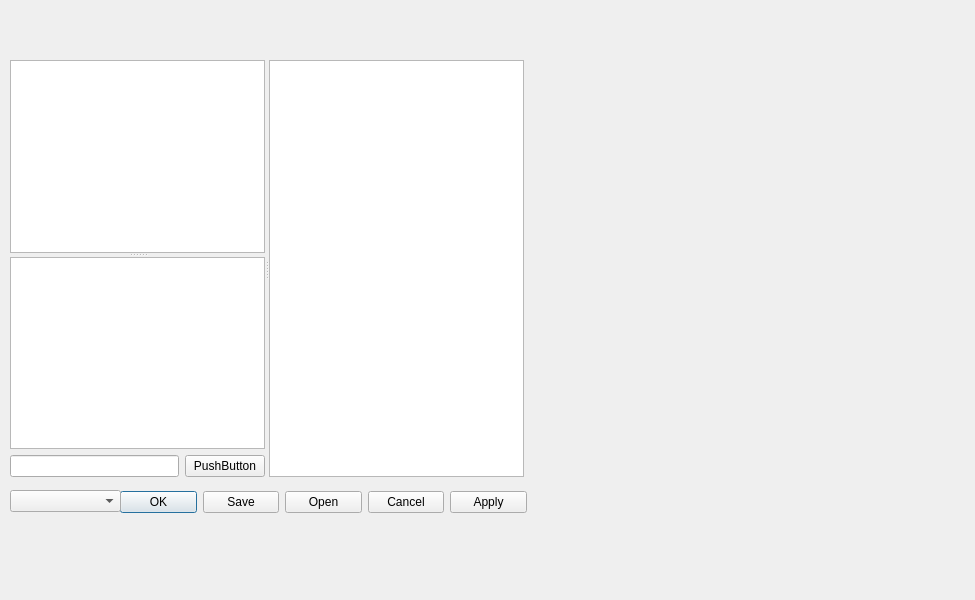
<?xml version="1.0" encoding="UTF-8"?>
<ui version="4.0">
 <class>PulseProgrammerDialog</class>
 <widget class="QDialog" name="PulseProgrammerDialog">
  <property name="geometry">
   <rect>
    <x>0</x>
    <y>0</y>
    <width>975</width>
    <height>600</height>
   </rect>
  </property>
  <property name="windowTitle">
   <string>Pulse Programmer</string>
  </property>
  <widget class="QWidget" name="layoutWidget">
   <property name="geometry">
    <rect>
     <x>120</x>
     <y>490</y>
     <width>407</width>
     <height>25</height>
    </rect>
   </property>
   <layout class="QHBoxLayout" name="horizontalLayout">
    <item>
     <spacer name="horizontalSpacer">
      <property name="orientation">
       <enum>Qt::Horizontal</enum>
      </property>
      <property name="sizeHint" stdset="0">
       <size>
        <width>40</width>
        <height>20</height>
       </size>
      </property>
     </spacer>
    </item>
    <item>
     <widget class="QDialogButtonBox" name="buttonBox">
      <property name="standardButtons">
       <set>QDialogButtonBox::Apply|QDialogButtonBox::Cancel|QDialogButtonBox::Ok|QDialogButtonBox::Open|QDialogButtonBox::Save</set>
      </property>
      <property name="centerButtons">
       <bool>false</bool>
      </property>
     </widget>
    </item>
   </layout>
  </widget>
  <widget class="QComboBox" name="comboBox">
   <property name="geometry">
    <rect>
     <x>10</x>
     <y>490</y>
     <width>111</width>
     <height>22</height>
    </rect>
   </property>
  </widget>
  <widget class="QSplitter" name="splitter_2">
   <property name="geometry">
    <rect>
     <x>10</x>
     <y>60</y>
     <width>514</width>
     <height>417</height>
    </rect>
   </property>
   <property name="orientation">
    <enum>Qt::Horizontal</enum>
   </property>
   <widget class="QWidget" name="">
    <layout class="QVBoxLayout" name="verticalLayout">
     <item>
      <widget class="QSplitter" name="splitter">
       <property name="orientation">
        <enum>Qt::Vertical</enum>
       </property>
       <widget class="QTableView" name="digitalView"/>
       <widget class="QTextEdit" name="codeView"/>
      </widget>
     </item>
     <item>
      <layout class="QHBoxLayout" name="horizontalLayout_2">
       <item>
        <widget class="QLineEdit" name="programmerFile"/>
       </item>
       <item>
        <widget class="QPushButton" name="pushButtonFindFile">
         <property name="text">
          <string>PushButton</string>
         </property>
        </widget>
       </item>
      </layout>
     </item>
    </layout>
   </widget>
   <widget class="QTableView" name="parameterView"/>
  </widget>
 </widget>
 <resources/>
 <connections/>
</ui>
